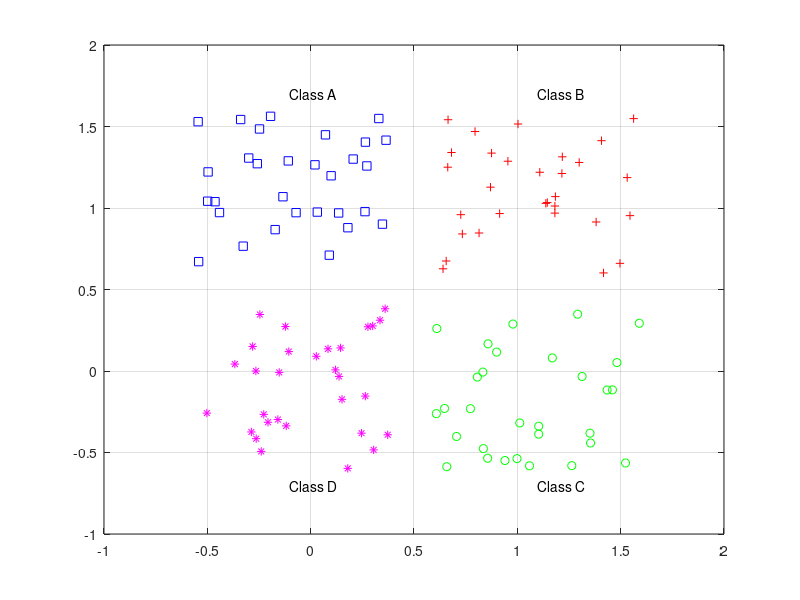

Write the MATLAB code that produced this figure.

clear all;
close all, clear all, clc, format compact
% number of samples of each class
K=30;
% define classes
q=0.6;
A= [rand(1,K)-q; rand(1,K)+q];
B= [rand(1,K)+q; rand(1,K)+q];
C= [rand(1,K)+q; rand(1,K)-q];
D= [rand(1,K)-q; rand(1,K)-q];

plot(A(1, :), A(2, :), 'bs')
hold on
grid on
plot(B(1,:), B(2, :), 'r+')
plot(C(1,:), C(2, :), 'go')
plot(D(1,:), D(2, :), 'm*')

% text labels for classes
text(0.5-q, 0.5+2*q, 'Class A')
text(0.5+q, 0.5+2*q, 'Class B')
text(0.5+q, 0.5-2*q, 'Class C')
text(0.5-q, 0.5-2*q, 'Class D')

% define output coding for classes
a=[0 1]';
b=[1 1]';
c=[1 0]';
d=[0 0]';

[m, n]=size(A);
print m;
